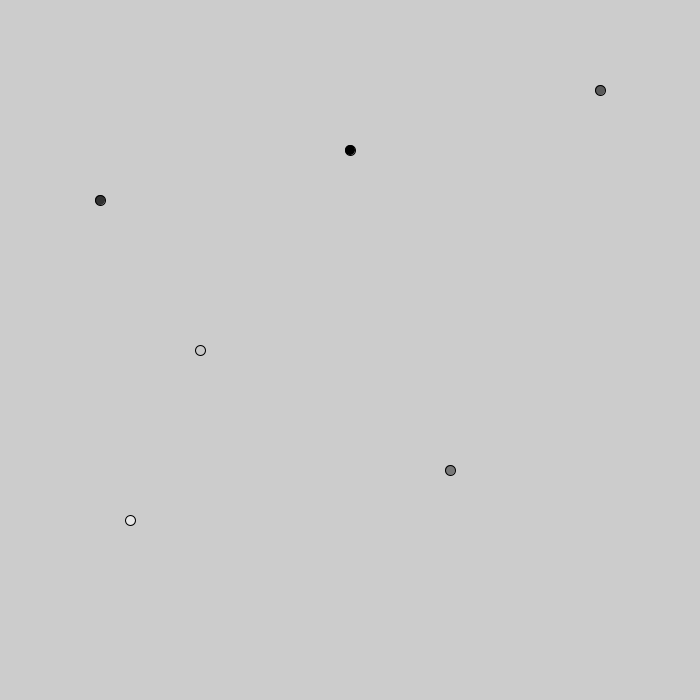
Frame 1 (no input)
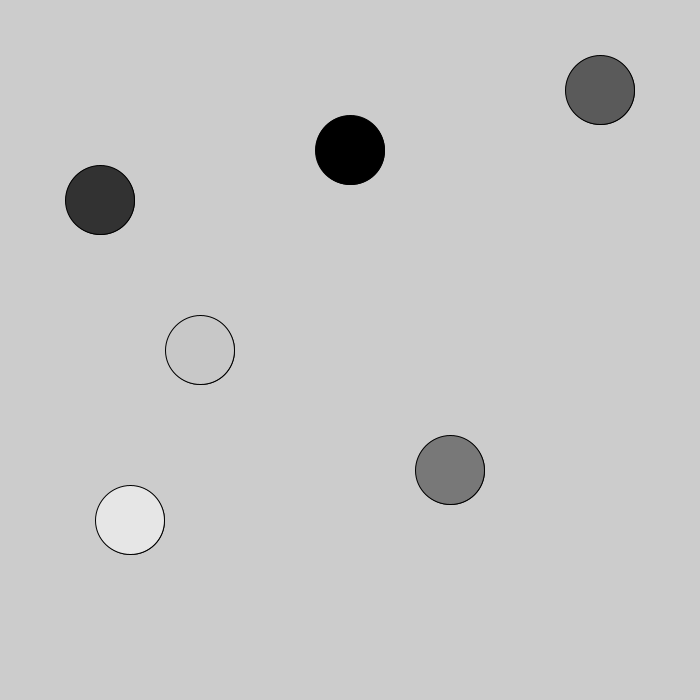
Frame 60 (the mouse pressed at the canvas centre just before this capture)
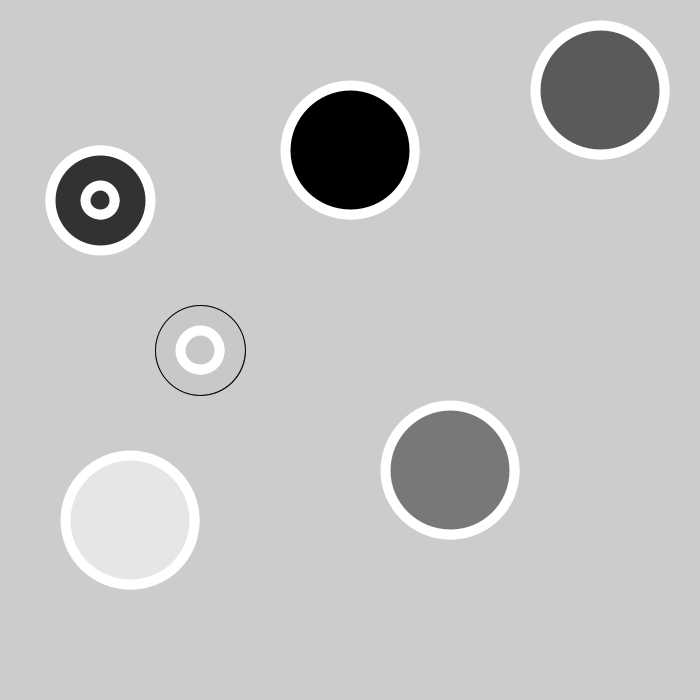
Frame 120 (the mouse held since frame 60 and released just before this capture)

The Processing sketch that drew these frames (run headless with seeded random() and noise(); from frame 60 on, the mouse is pressed at the canvas centre):

// Processing sketch: processing_163621
// ── processing_163621.pde

class Sonar {
float x;
float y;
float h;
float w;
float cl;
float strk;
float size;
float originalSize;
  
  
Sonar(float tempX, float tempY, float tempS, float tempC){
x =tempX ;
y= tempY;
h= 10;
w= 10;
strk=255;
cl=tempC;
size = tempS;
originalSize= 1;

  
  
}  
  
  
  
  
void display(){
  fill(cl);
  ellipse(x,y,h,w);
  h++;
  w++;
  
 
 
  if(h>size || w>size){
   h=originalSize;
   w=originalSize;
   stroke(strk);
   strokeWeight(10);
  
    }
  
  fill(255);
}  
  

  
  
  
}
Sonar b1;
Sonar b2;
Sonar b3;
Sonar b4;
Sonar b5;
Sonar b6;

void setup(){
//background(150); 
size(700,700);

//  x-position  y-position   size   color

b1 = new Sonar(width/2,150,200,0);
b2 = new Sonar(100,200,100,50);
b3 = new Sonar(450,470,400,120);
b4 = new Sonar(200,height/2,90,200);
b5 = new Sonar(600,90,130,90);
b6 = new Sonar(130,520,200,230);
//b1 = new Bubble(400,180,);  tamano color-central color-borde



}


void draw(){

b1.display();
b2.display();
b3.display();
b4.display();
b5.display();
b6.display();




}
